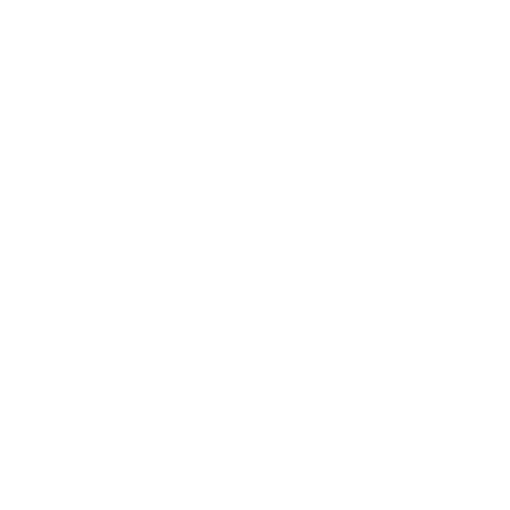
Frame 1 (no input)
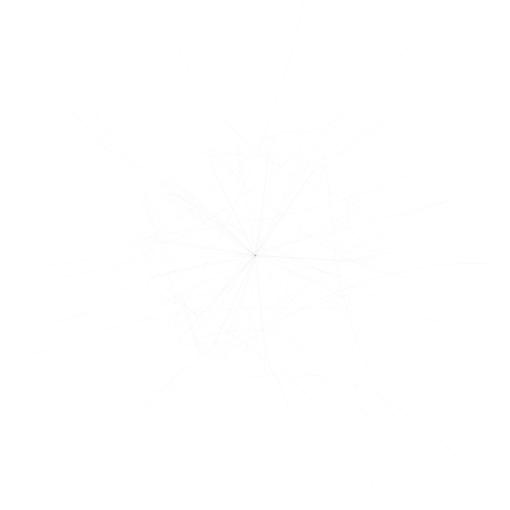
Frame 60 (the mouse pressed at the canvas centre just before this capture)
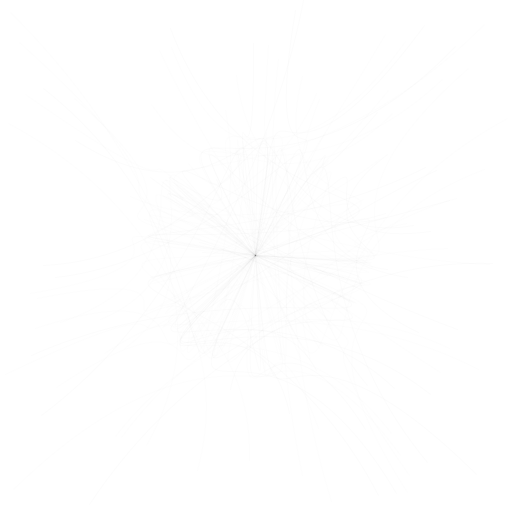
Frame 120 (the mouse held since frame 60 and released just before this capture)

The Processing sketch that drew these frames (run headless with seeded random() and noise(); from frame 60 on, the mouse is pressed at the canvas centre):

// Processing sketch: processing_3683
// ── processing_3683.pde

int p=255;void setup(){size(510,510);background(p);}void draw(){fill(0,0);float h=r();float g=random(2*PI);stroke(r()/4,3);bezier(p,p,sin(g)*p+p,cos(g)*p+p,p,p,r(),r());}float r(){return random(p*2);}
